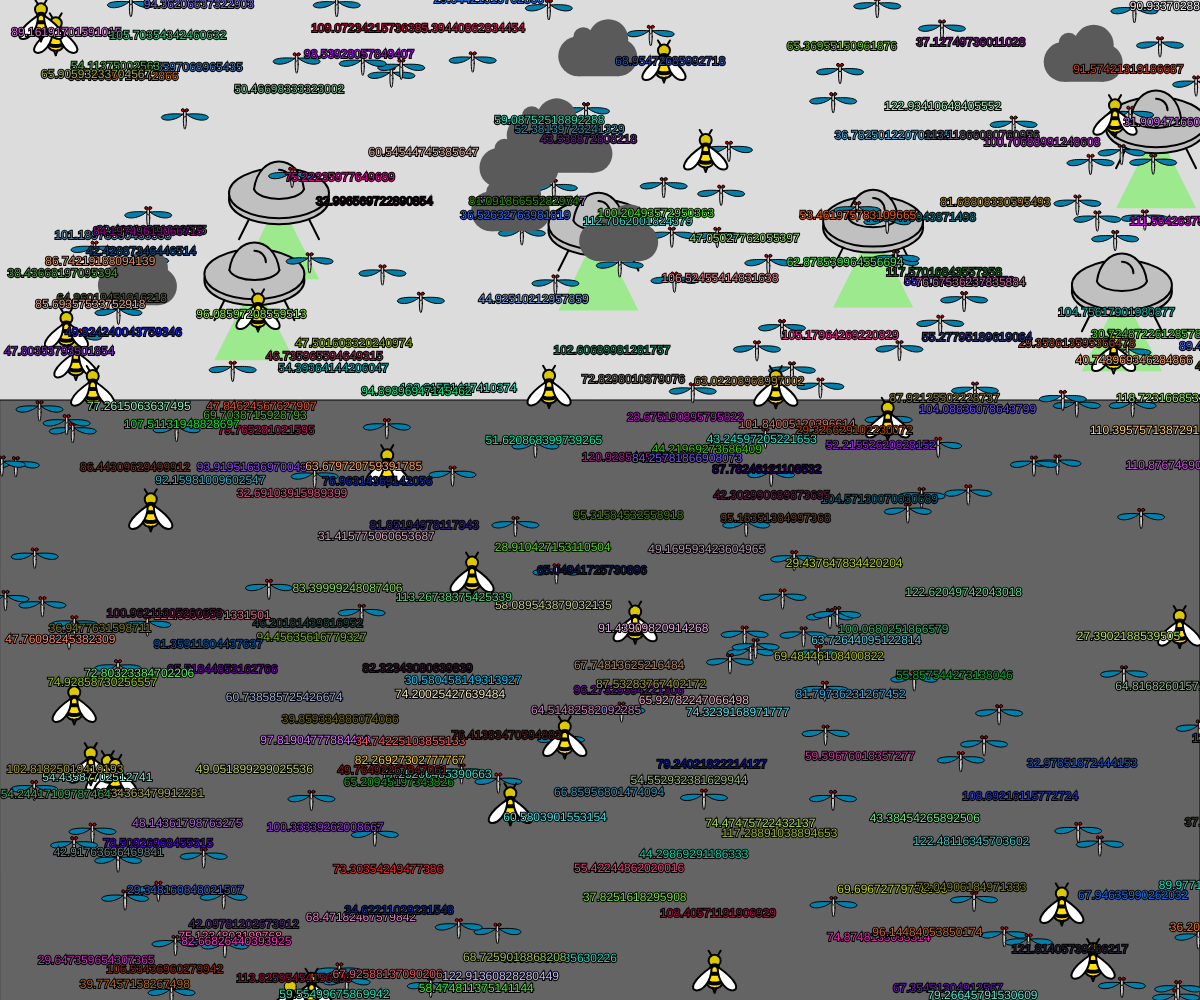
Frame 1 (no input)
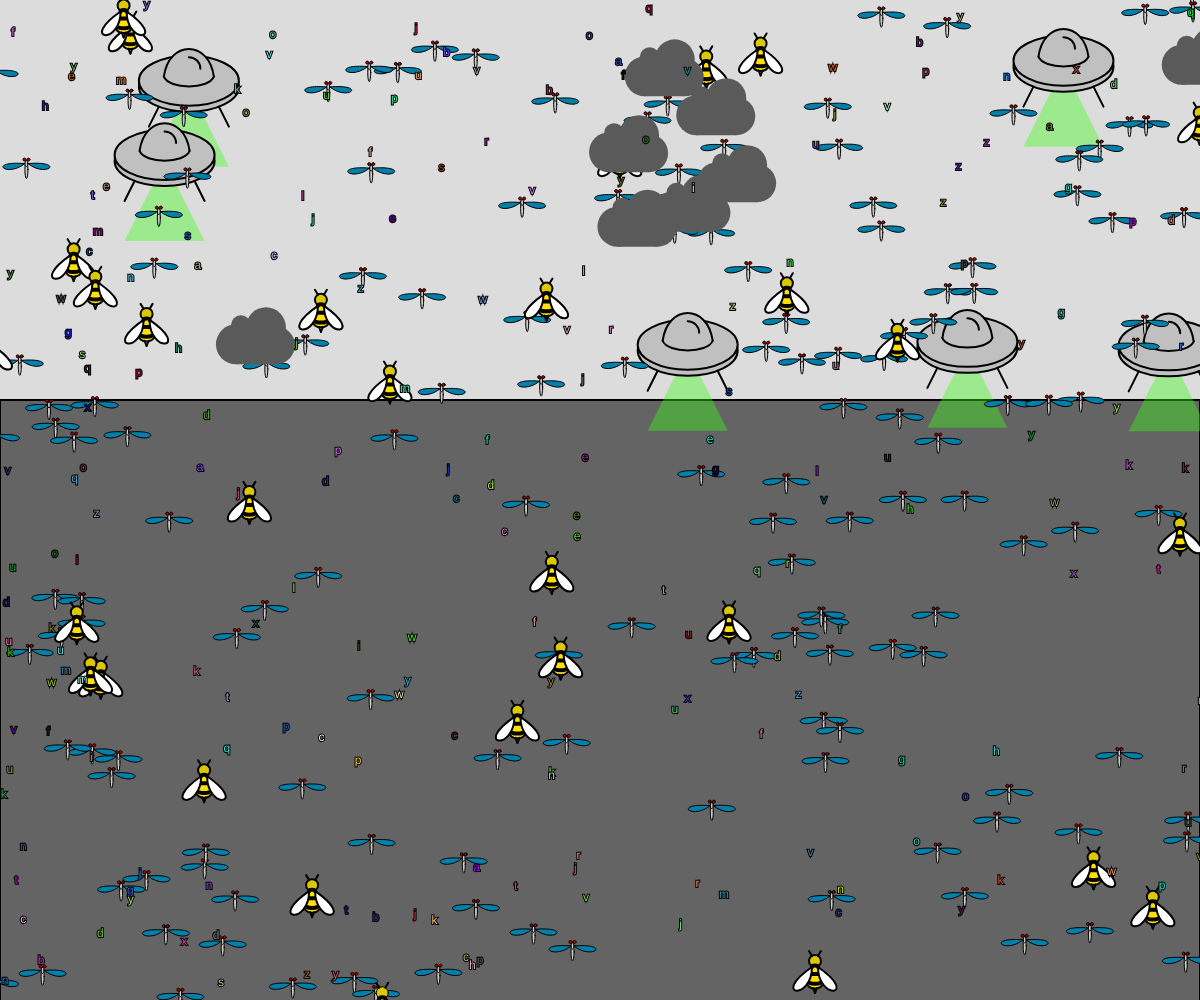
Frame 60 (no input)
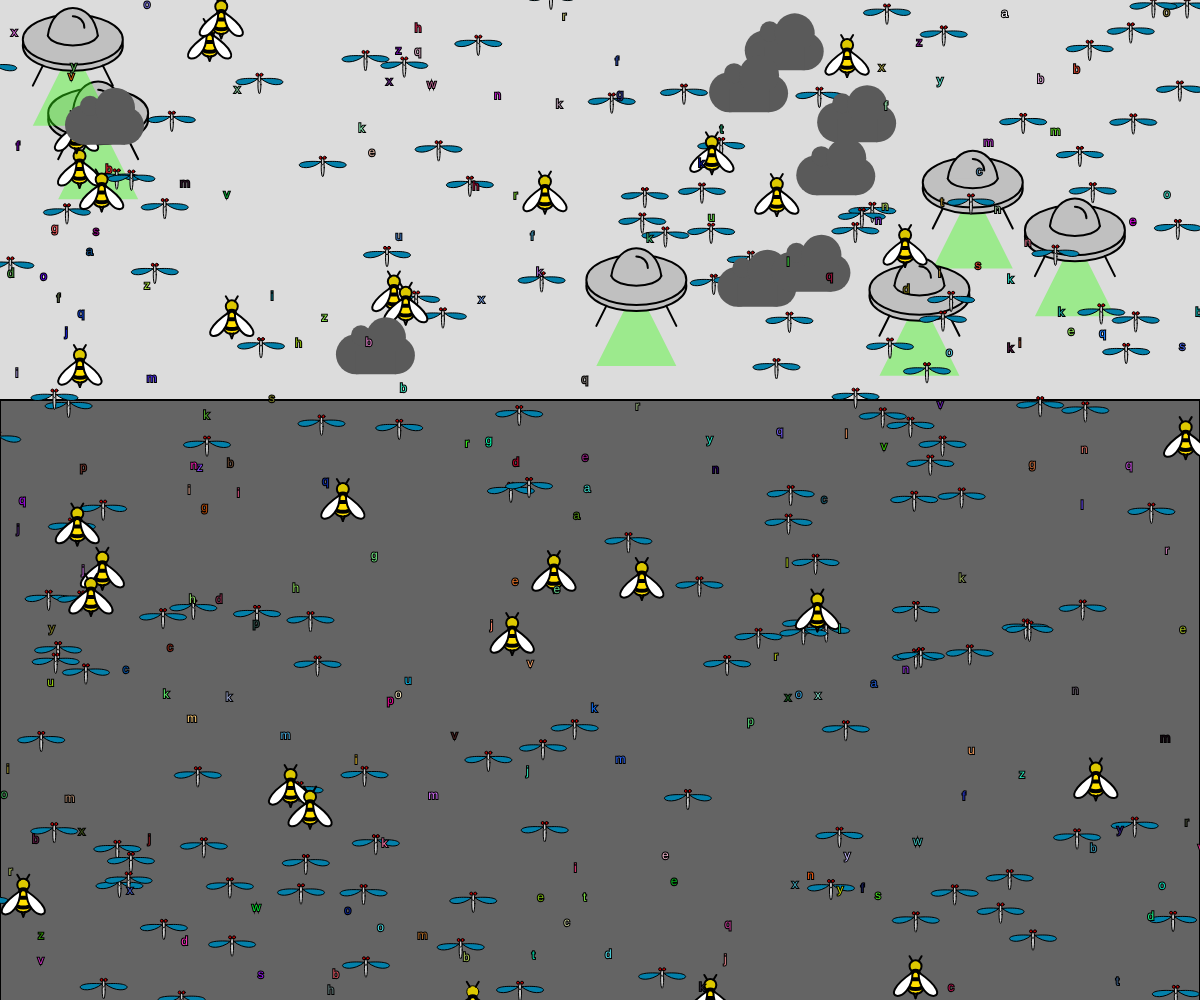
Frame 120 (the mouse pressed at the canvas centre since frame 60)

The p5.js sketch that drew these frames (run headless with seeded random() and noise() and a simulated clock; from frame 60 on, the mouse is pressed at the canvas centre):

// p5.js sketch
// ── sketch.js
//atributos de las abejas
var posXbee = []; //posicion X de cada una
var posYbee = []; //posicion Y de cada una
var cantbee = 30; // cantidad

//atributos de los mosquitos
var posXmosquito = []; //posicion X de cada una
var posYmosquito = []; //posicion Y de cada una
var cantmosquito = 150; // cantidad

//atributos de las nubes
var posXnube = []; //posicion X de cada una
var posYnube = []; //posicion Y de cada una
var cantnube = 8; // cantidad
var velNube = []; // velocidad vertical de las nubes

//atributos de las naves
var posXnave = []; //posicion X de cada una
var posYnave = []; //posicion Y de cada una
var cantnave = 6; // cantidad
var velXnave = []; // velocidad horixzontal de las naves
var velYnave = []; // velocidad vertical de las naves

//atributos de las letras
var posXletras = []; //posicion X de cada una 
var posYletras = []; //posicion Y de cada una
var cantletras = 200; // cantidad
var letras = [] ; //arreglo de letras
var col = []; //asrreglo de colores

function setup() {
  createCanvas(windowWidth, windowHeight);

  for (var i = 0; i < cantmosquito; i++) { //se incializan los arreglos de cada especie
    posXmosquito[i] = random(width);
    posYmosquito[i] = random(height);
  }

  for (var j = 0; j < cantbee; j++) {
    posXbee[j] = random(width);
    posYbee[j] = random(height);
  }

  for (var k = 0; k < cantnube; k++) { // la velocidad se incia dependiendo del modulo
    posXnube[k] = random(width);
    posYnube[k] = random(41, 300);
    if (k % 2 == 0)
      velNube[k] = 1;
    if (k % 2 != 0)
      velNube[k] = -1;
  }

  for (var l = 0; l < cantnave; l++) {// la velocidad se incia dependiendo del modulo
    posXnave[l] = random(width);
    posYnave[l] = random(51, 300);
    if (l % 2 == 0) {
      velXnave[l] = 1;
      velYnave[l] = 1;
    }
    if (l % 2 != 0) {
      velXnave[l] = -1;
      velYnave[l] = -1;
    }
  }
  
  for (var m = 0; m < cantletras; m++) {
    posXletras[m] = random(width);
    posYletras[m] = random(height);
    col[m] = color(random(255), random(255), random(255)); //cada color es random
    letras[m] = random(27, 123); //las letras se representan como numeros
  }
}

function mosquito(x, y) { //funcion para dibujar el mosquito 
  fill(204);
  strokeWeight(1)
  ellipse(x, y + 6, 3, 18);
  ellipse(x, y, 3, 6);
  fill(200, 0, 0);
  ellipse(x - 2, y - 4, 3, 3);
  ellipse(x + 2, y - 4, 3, 3)
  fill(3, 128, 170);
  bezier(x - 1.5, y, x - 40, y - 3, x - 20, y + 15, x - 1.5, y);
  bezier(x + 1.5, y, x + 40, y - 3, x + 20, y + 15, x + 1.5, y);
}

function bee(x, y) { //funcion para dibujar las abejas 
  fill(220, 200, 0);
  stroke(0);
  ellipse(x, y, 12, 12);
  fill(255, 224, 0);
  bezier(x - 3, y + 5, x - 25, y + 35, x + 25, y + 35, x + 3, y + 5)
  fill(255);


  strokeWeight(4); 
  bezier(x - 3, y + 6, x - 3, y + 4, x + 3, y + 4, x + 3, y + 6);
  bezier(x - 3, y + 13, x - 3, y + 13, x + 3, y + 13, x + 3, y + 13);
  bezier(x - 5, y + 22, x - 3, y + 23, x + 3, y + 23, x + 5, y + 22);

  strokeWeight(2);

  bezier(x - 3, y + 6, x - 45, y + 35, x - 3, y + 40, x - 3, y + 6);
  bezier(x + 3, y + 6, x + 45, y + 35, x + 3, y + 40, x + 3, y + 6);


  line(x - 3, y - 5, x - 6, y - 10);
  line(x + 3, y - 5, x + 6, y - 10);
  line(x - 2, y + 27, x, y + 32);
  line(x + 2, y + 27, x, y + 32);

}

function nube(x, y) { // esta funcion crea las nubes grises
  noStroke();
  fill(90); //color gris de la nube
  ellipse(x, y - 1, 40, 40)
  ellipse(x + 40, y, 38, 38)
  ellipse(x + 5, y - 20, 20, 20)
  ellipse(x + 30, y - 18, 40, 40)
  rect(x, y - 5, 40, 24) //la imagen se crea con 4 elipses y un rectangulo que hace el lado plano de abajo
  stroke(0);
}

function nave(x, y) { //función que crea las naves alienigenas
  fill(57, 255, 20, 100) //color verde semitrasparente
  noStroke();
  triangle(x, y, x - 40, y + 80, x + 40, y + 80); //reiangulo del "rayo" que sale de las naves
  fill('#c0c0c0'); //color plateado
  stroke(0); //borde negro
  strokeWeight(2); //grosor del borde
  ellipse(x, y, 100, 50); //base de la nave
  ellipse(x, y - 6, 100, 50); //elipse superior da el efecto de tridimensionalidad
  line(x - 30, y + 20, x - 40, y + 40); //patas de la nave
  line(x + 30, y + 20, x + 40, y + 40); //
  bezier(x - 25, y - 10, x - 20, y - 47, x + 20, y - 47, x + 25, y - 10); //parte superior de la cúpula
  bezier(x - 25, y - 10, x - 20, y + 3, x + 20, y + 3, x + 25, y - 10); //parte inferior de la cúpula
  noFill();
  arc(x, y - 18, 23, 23, HALF_PI * 3, 0); //reflejo de la cúpula
}


function draw() {
  background(220);
  fill (100);
  rect(0, 400, width, height); // piso


  for (var l = 0; l < cantnave; l++) {// for de las naves
    nave(posXnave[l], posYnave[l]); // se pintan las naves en sus posiciones

    posXnave[l] += (velXnave[l] * random(1, 2)); //las naves se mueven con la velocidad de cada nave y un modificador random

    posYnave[l] += (velYnave[l] * random(1, 3));

    if (posXnave[l] > width) // si se salen del canva salen del la do opuesto
      posXnave[l] = -15;
    if (posXnave[l] < -15)
      posXnave[l] = width;

    if (posYnave[l] < 45) { //cuado llegan arriba cambia la velocidad
      if (l % 2 == 0)
      velXnave[l] *= -1; //la velocidad en X cambia solo en los pares
      velYnave[l] *= -1;
    }
    if (posYnave[l] > 380) {
      velXnave[l] *= -1;
      velYnave[l] *= -1;
    }
  }


  for (var i = 0; i < cantmosquito; i++) { //for que pinta los mosquitos 
    mosquito(posXmosquito[i], posYmosquito[i]); //dibuja cada mosquito en su posicion

    posXmosquito[i] += random(-2, 2); // los mosquitos vibran
    posYmosquito[i] += random(-2, 2);

    if (i % 3 == 0) //dependiendo del numero de cada uno tienen un comportamiento diferente 
      posXmosquito[i] += random(3);
    if (i % 4 == 0)
      posYmosquito[i] += random(3);
    if (i % 5 == 0)
      posYmosquito[i] += random(-3, 0);
    if (i % 6 == 0)
      posXmosquito[i] += random(-3, 0);

    if (posXmosquito[i] > width) //si se salen por un borde reaparecen del lado contrario 
      posXmosquito[i] = -15;
    if (posXmosquito[i] < -15)
      posXmosquito[i] = width;
    if (posYmosquito[i] > height)
      posYmosquito[i] = -15;
    if (posYmosquito[i] < -15)
      posYmosquito[i] = height;
  }


  for (var j = 0; j < cantbee; j++) { // for que dibuja las abejas
    bee(posXbee[j], posYbee[j]); //se dibuja cada una en su pocicion

    posXbee[j] += random(-1, 1); //las abejas vibran
    posYbee[j] += random(-1, 1);
    posXbee[j] += random(-1, 1);
    posYbee[j] += random(-1, 1);

    if (j % 2 == 0) // las pares van a la derecha
      posXbee[j] += random(3);
    else //las imapres van arriba
      posYbee[j] += random(-3);

    if (posXbee[j] > width)
      posXbee[j] = -15;
    if (posXbee[j] < -15)
      posXbee[j] = width;
    if (posYbee[i] > height)
      posYbee[j] = -15;
    if (posYbee[j] < -15)
      posYbee[j] = height;
  }

  for (var k = 0; k < cantnube; k++) { // for que dibuja las nubes
    nube(posXnube[k], posYnube[k]); // las nubes se dibujan en su posicion
 
    posXnube[k] += 2; //todas las nubes van a la derecha

    posYnube[k] += velNube[k]; // verticalmente depende de la velocidad

    if (posXnube[k] > width)  // si se salen horizontalmente del canva aparecen del lado contrario
      posXnube[k] = -15;
    if (posXnube[k] < -15)
      posXnube[k] = width;
    if (posYnube[k] < 35) //si si chochan con los limites de piso y canva se canbia la velocidad
      velNube[k] *= -1;
    if (posYnube[k] > 380)
      velNube[k] *= -1;
  }
  
  for (var m = 0; m < cantletras; m++) { // for de las letras
    fill(col[m]); // se asigna el color de cada letra del arreglo
    if (frameCount %5 == 0) //cada 5 cuadros 
    letras[m] = String.fromCharCode(random(97,123)); //se crea una nueva letra convitiendo el número a char de 97 a 122 por la tabla ascii
    text(letras[m], posXletras[m], posYletras[m]); //dibuja cada letra en su posicion
    
    if (frameCount % 3 == 0) //cada 3 cuadros 
    if (m % 2 == 0){ // si la letra es par 
      posXletras[m] = random(width); //se reposiciona a un lugar random
      posYletras[m] = random(height);
    }
    
    if (frameCount % 5 == 0) // cada 5 cuadros
    if (m % 3 == 0){ //si la posicion dela letra es divisible en 3 
      posXletras[m] = random(width); // se reposiciona a un lugar random
      posYletras[m] = random(height);
    }
      
    
    if (posXletras[m] > width) // si se llegan a salir del canvas vuelven a salir por el lado contrario
      posXletras[m] = -15;
    if (posXletras[m] < -15)
      posXletras[m] = width;
    if (posYletras[m] > height)
      posYletras[m] = -15;
    if (posYletras[m] < -15)
      posYletras[m] = height;
  }


}
